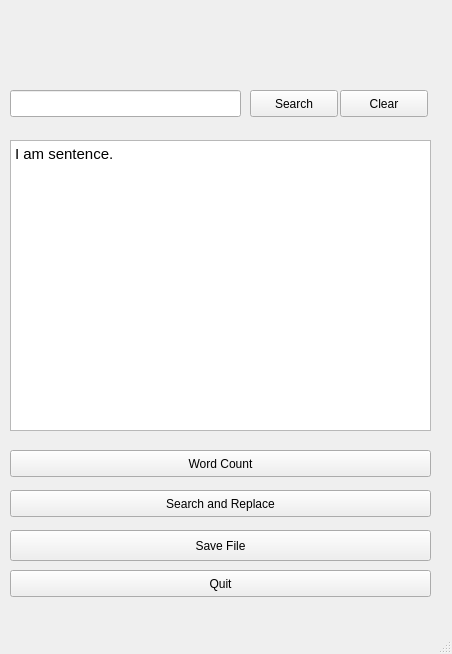
<?xml version="1.0" encoding="UTF-8"?>
<ui version="4.0">
 <class>MainWindow</class>
 <widget class="QMainWindow" name="MainWindow">
  <property name="geometry">
   <rect>
    <x>0</x>
    <y>0</y>
    <width>452</width>
    <height>654</height>
   </rect>
  </property>
  <property name="windowTitle">
   <string>MainWindow</string>
  </property>
  <widget class="QWidget" name="centralWidget">
   <widget class="QPushButton" name="saveFileButton">
    <property name="geometry">
     <rect>
      <x>10</x>
      <y>530</y>
      <width>421</width>
      <height>31</height>
     </rect>
    </property>
    <property name="text">
     <string>Save File</string>
    </property>
   </widget>
   <widget class="QPushButton" name="quitButton">
    <property name="geometry">
     <rect>
      <x>10</x>
      <y>570</y>
      <width>421</width>
      <height>27</height>
     </rect>
    </property>
    <property name="whatsThis">
     <string>&lt;html&gt;&lt;head/&gt;&lt;body&gt;&lt;p&gt;quitButton&lt;/p&gt;&lt;/body&gt;&lt;/html&gt;</string>
    </property>
    <property name="text">
     <string>Quit</string>
    </property>
   </widget>
   <widget class="QTextEdit" name="textEdit">
    <property name="geometry">
     <rect>
      <x>10</x>
      <y>140</y>
      <width>421</width>
      <height>291</height>
     </rect>
    </property>
    <property name="html">
     <string>&lt;!DOCTYPE HTML PUBLIC &quot;-//W3C//DTD HTML 4.0//EN&quot; &quot;http://www.w3.org/TR/REC-html40/strict.dtd&quot;&gt;
&lt;html&gt;&lt;head&gt;&lt;meta name=&quot;qrichtext&quot; content=&quot;1&quot; /&gt;&lt;style type=&quot;text/css&quot;&gt;
p, li { white-space: pre-wrap; }
&lt;/style&gt;&lt;/head&gt;&lt;body style=&quot; font-family:'Cantarell'; font-size:11pt; font-weight:400; font-style:normal;&quot;&gt;
&lt;p style=&quot; margin-top:0px; margin-bottom:0px; margin-left:0px; margin-right:0px; -qt-block-indent:0; text-indent:0px;&quot;&gt;I am sentence.&lt;/p&gt;&lt;/body&gt;&lt;/html&gt;</string>
    </property>
   </widget>
   <widget class="QPushButton" name="searchReplace">
    <property name="geometry">
     <rect>
      <x>10</x>
      <y>490</y>
      <width>421</width>
      <height>27</height>
     </rect>
    </property>
    <property name="text">
     <string>Search and Replace</string>
    </property>
   </widget>
   <widget class="QLineEdit" name="searchBar">
    <property name="geometry">
     <rect>
      <x>10</x>
      <y>90</y>
      <width>231</width>
      <height>27</height>
     </rect>
    </property>
   </widget>
   <widget class="QPushButton" name="searchButton">
    <property name="geometry">
     <rect>
      <x>250</x>
      <y>90</y>
      <width>88</width>
      <height>27</height>
     </rect>
    </property>
    <property name="text">
     <string>Search</string>
    </property>
   </widget>
   <widget class="QPushButton" name="clearSearch">
    <property name="geometry">
     <rect>
      <x>340</x>
      <y>90</y>
      <width>88</width>
      <height>27</height>
     </rect>
    </property>
    <property name="text">
     <string>Clear</string>
    </property>
   </widget>
   <widget class="QPushButton" name="wordCount">
    <property name="geometry">
     <rect>
      <x>10</x>
      <y>450</y>
      <width>421</width>
      <height>27</height>
     </rect>
    </property>
    <property name="text">
     <string>Word Count</string>
    </property>
   </widget>
  </widget>
  <widget class="QStatusBar" name="statusBar"/>
 </widget>
 <layoutdefault spacing="6" margin="11"/>
 <resources/>
 <connections/>
</ui>
